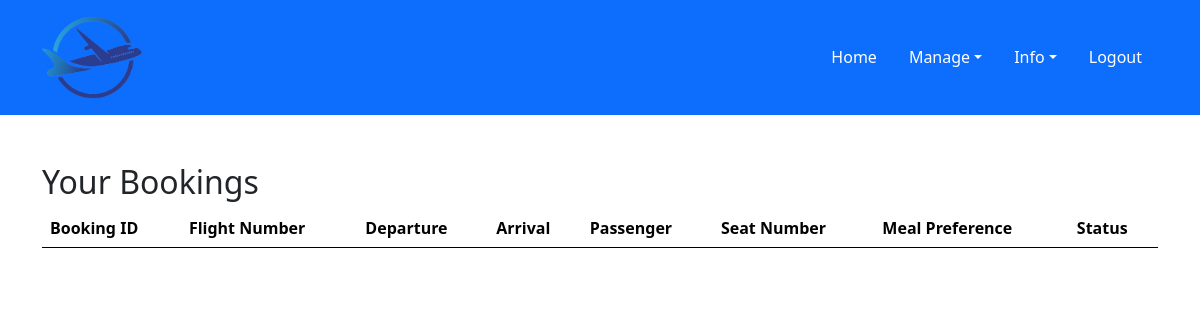
Before: /manage_bookings.php (signed in) with the older database file.
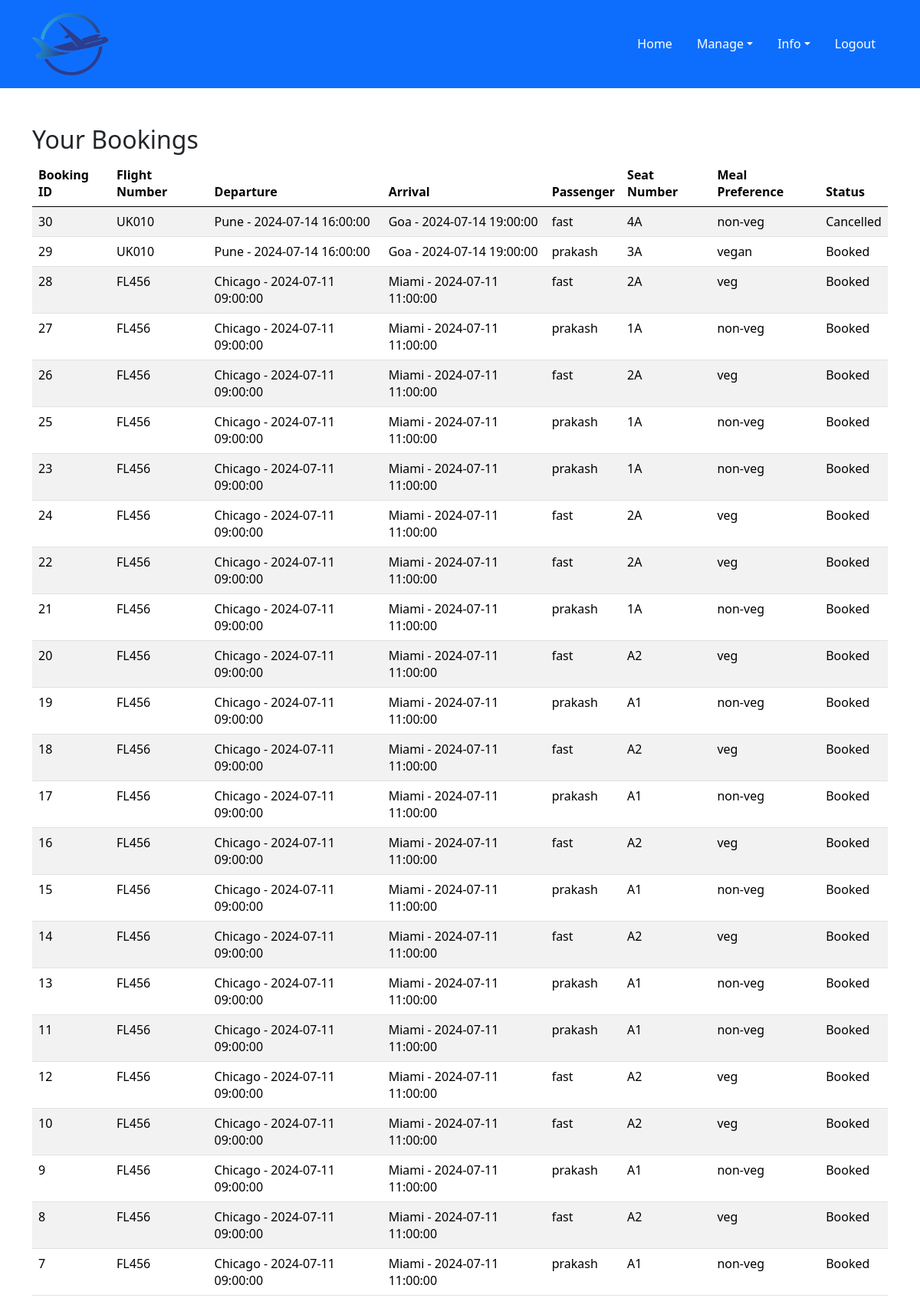
After: the same page with the newer database file.
### tables this page shows
CREATE TABLE `booking` (
  `BookingID` int(11) NOT NULL,
  `UserID` int(11) DEFAULT NULL,
  `FlightID` int(11) DEFAULT NULL,
  `SeatID` int(11) DEFAULT NULL,
  `PassengerID` int(11) DEFAULT NULL,
  `BookingTime` timestamp NOT NULL DEFAULT current_timestamp(),
  `status` enum('booked','cancelled') NOT NULL DEFAULT 'booked'
);

CREATE TABLE `flight` (
  `FlightID` int(11) NOT NULL,
  `PlaneID` int(11) DEFAULT NULL,
  `FlightNumber` varchar(20) NOT NULL,
  `DepartureTime` datetime NOT NULL,
  `ArrivalTime` datetime NOT NULL,
  `DepartureLocation` varchar(255) NOT NULL,
  `ArrivalLocation` varchar(255) NOT NULL,
  `fare` int(6) NOT NULL,
  `Duration Time` int(11) NOT NULL,
  `CabinClass` int(11) NOT NULL
);

CREATE TABLE `passenger` (
  `PassengerID` int(11) NOT NULL,
  `UserID` int(11) DEFAULT NULL,
  `Name` varchar(255) NOT NULL,
  `Age` int(11) NOT NULL,
  `AgeGroup` enum('adult','senior','child','infant') NOT NULL,
  `SeatNumber` varchar(10) NOT NULL,
  `Email` varchar(255) DEFAULT NULL,
  `PhoneNumber` varchar(15) DEFAULT NULL,
  `MealPreference` enum('none','veg','non-veg','vegan','kosher','halal') DEFAULT 'none'
);

### manage_bookings.php (the view, shortened to what this page needs)
<link href="https://cdn.jsdelivr.net/npm/bootstrap@5.0.2/dist/css/bootstrap.min.css" rel="stylesheet">
<?php
include('includes/header.php');
$userID = $_SESSION['user_id'];
$sql = "SELECT b.BookingID, f.FlightID, f.FlightNumber, f.DepartureTime, f.ArrivalTime, f.DepartureLocation, f.ArrivalLocation, p.Name AS PassengerName, p.SeatNumber, p.MealPreference, b.status
        FROM booking b
        LEFT JOIN passenger p ON b.PassengerID = p.PassengerID
        LEFT JOIN flight f ON b.FlightID = f.FlightID
        WHERE b.UserID = ?
        ORDER BY b.BookingTime DESC";
$stmt = $conn->prepare($sql);
$stmt->bind_param("i", $userID);
$stmt->execute();
$result = $stmt->get_result();
?>
<main>
    <div class="container mt-5">
        <h2>Your Bookings</h2>
        <div class="table-responsive">
            <table class="table table-striped table-hover">
                <thead>
                    <tr>
                        <th>Booking ID</th>
                        <th>Flight Number</th>
                        <th>Departure</th>
                        <th>Arrival</th>
                        <th>Passenger</th>
                        <th>Seat Number</th>
                        <th>Meal Preference</th>
                        <th>Status</th>
                    </tr>
                </thead>
                <tbody>
                    <?php while ($row = $result->fetch_assoc()) : ?>
                        <tr>
                            <td><?php echo $row['BookingID']; ?></td>
                            <td><?php echo $row['FlightNumber']; ?></td>
                            <td><?php echo $row['DepartureLocation'] . ' - ' . $row['DepartureTime']; ?></td>
                            <td><?php echo $row['ArrivalLocation'] . ' - ' . $row['ArrivalTime']; ?></td>
                            <td><?php echo $row['PassengerName']; ?></td>
                            <td><?php echo $row['SeatNumber']; ?></td>
                            <td><?php echo $row['MealPreference']; ?></td>
                            <td><?php echo ucfirst($row['status']); ?></td>
                        </tr>
                    <?php endwhile; ?>
                </tbody>
            </table>
        </div>
    </div>
</main>

### includes/header.php (shortened to what this page needs)
<?php
$is_logged_in = isset($_SESSION['user_id']);
?>
<!DOCTYPE html>
<html lang="en">
<head>
    <link href="https://cdn.jsdelivr.net/npm/bootstrap@5.3.3/dist/css/bootstrap.min.css" rel="stylesheet">
</head>
<body>
    <header class="bg-primary text-white py-3">
        <div class="container d-flex justify-content-between align-items-center">
            <div class="logo">
                <a href="https://firebasestorage.googleapis.com/v0/b/uniment-c0c23.appspot.com/o/reviewer%2Fchetana.jpg?alt=media&token=7d9c3889-76ce-4a20-b5a8-aa9efb69246f">
                    <img src="images/aviation_logo-22.png" alt="Airline Logo" class="img-fluid">
                </a>
            </div>
            <nav class="nav">
                <ul class="nav">
                    <li class="nav-item"><a href="index.php" class="nav-link text-white">Home</a></li>
                    <li class="nav-item dropdown">
                        <a class="nav-link dropdown-toggle text-white" href="#" id="manageDropdown" role="button" data-bs-toggle="dropdown" aria-expanded="false">Manage</a>
                    </li>
                    <li class="nav-item dropdown">
                        <a class="nav-link dropdown-toggle text-white" href="fees_and_charges.php" id="infoDropdown" role="button" data-bs-toggle="dropdown" aria-expanded="false">Info</a>
                    </li>
                    <?php if ($is_logged_in) : ?>
                        <li class="nav-item"><a href="logout.php" class="nav-link text-white">Logout</a></li>
                    <?php endif; ?>
                </ul>
            </nav>
        </div>
    </header>
</body>
</html>

### includes/header.php (style rules this page uses)
.logo img { max-width: 100px; }

Changed rows visible on the page:
added booking: BookingID "30", FlightID.FlightNumber "UK010", FlightID.DepartureLocation "Pune", FlightID.DepartureTime "2024-07-14 16:00:00", FlightID.ArrivalLocation "Goa", FlightID.ArrivalTime "2024-07-14 19:00:00", PassengerID.Name "fast", PassengerID.SeatNumber "4A", PassengerID.MealPreference "non-veg", status "Cancelled"
added booking: BookingID "29", FlightID.FlightNumber "UK010", FlightID.DepartureLocation "Pune", FlightID.DepartureTime "2024-07-14 16:00:00", FlightID.ArrivalLocation "Goa", FlightID.ArrivalTime "2024-07-14 19:00:00", PassengerID.Name "prakash", PassengerID.SeatNumber "3A", PassengerID.MealPreference "vegan", status "Booked"
now on this page (row edited): booking: BookingID "28", FlightID.FlightNumber "FL456", FlightID.DepartureLocation "Chicago", FlightID.DepartureTime "2024-07-11 09:00:00", FlightID.ArrivalLocation "Miami", FlightID.ArrivalTime "2024-07-11 11:00:00", PassengerID.Name "fast", PassengerID.SeatNumber "2A", PassengerID.MealPreference "veg", status "Booked"
now on this page (row edited): booking: BookingID "27", FlightID.FlightNumber "FL456", FlightID.DepartureLocation "Chicago", FlightID.DepartureTime "2024-07-11 09:00:00", FlightID.ArrivalLocation "Miami", FlightID.ArrivalTime "2024-07-11 11:00:00", PassengerID.Name "prakash", PassengerID.SeatNumber "1A", PassengerID.MealPreference "non-veg", status "Booked"
now on this page (row edited): booking: BookingID "26", FlightID.FlightNumber "FL456", FlightID.DepartureLocation "Chicago", FlightID.DepartureTime "2024-07-11 09:00:00", FlightID.ArrivalLocation "Miami", FlightID.ArrivalTime "2024-07-11 11:00:00", PassengerID.Name "fast", PassengerID.SeatNumber "2A", PassengerID.MealPreference "veg", status "Booked"
now on this page (row edited): booking: BookingID "25", FlightID.FlightNumber "FL456", FlightID.DepartureLocation "Chicago", FlightID.DepartureTime "2024-07-11 09:00:00", FlightID.ArrivalLocation "Miami", FlightID.ArrivalTime "2024-07-11 11:00:00", PassengerID.Name "prakash", PassengerID.SeatNumber "1A", PassengerID.MealPreference "non-veg", status "Booked"
now on this page (row edited): booking: BookingID "23", FlightID.FlightNumber "FL456", FlightID.DepartureLocation "Chicago", FlightID.DepartureTime "2024-07-11 09:00:00", FlightID.ArrivalLocation "Miami", FlightID.ArrivalTime "2024-07-11 11:00:00", PassengerID.Name "prakash", PassengerID.SeatNumber "1A", PassengerID.MealPreference "non-veg", status "Booked"
now on this page (row edited): booking: BookingID "24", FlightID.FlightNumber "FL456", FlightID.DepartureLocation "Chicago", FlightID.DepartureTime "2024-07-11 09:00:00", FlightID.ArrivalLocation "Miami", FlightID.ArrivalTime "2024-07-11 11:00:00", PassengerID.Name "fast", PassengerID.SeatNumber "2A", PassengerID.MealPreference "veg", status "Booked"
now on this page (row edited): booking: BookingID "22", FlightID.FlightNumber "FL456", FlightID.DepartureLocation "Chicago", FlightID.DepartureTime "2024-07-11 09:00:00", FlightID.ArrivalLocation "Miami", FlightID.ArrivalTime "2024-07-11 11:00:00", PassengerID.Name "fast", PassengerID.SeatNumber "2A", PassengerID.MealPreference "veg", status "Booked"
now on this page (row edited): booking: BookingID "21", FlightID.FlightNumber "FL456", FlightID.DepartureLocation "Chicago", FlightID.DepartureTime "2024-07-11 09:00:00", FlightID.ArrivalLocation "Miami", FlightID.ArrivalTime "2024-07-11 11:00:00", PassengerID.Name "prakash", PassengerID.SeatNumber "1A", PassengerID.MealPreference "non-veg", status "Booked"
now on this page (row edited): booking: BookingID "20", FlightID.FlightNumber "FL456", FlightID.DepartureLocation "Chicago", FlightID.DepartureTime "2024-07-11 09:00:00", FlightID.ArrivalLocation "Miami", FlightID.ArrivalTime "2024-07-11 11:00:00", PassengerID.Name "fast", PassengerID.SeatNumber "A2", PassengerID.MealPreference "veg", status "Booked"
now on this page (row edited): booking: BookingID "19", FlightID.FlightNumber "FL456", FlightID.DepartureLocation "Chicago", FlightID.DepartureTime "2024-07-11 09:00:00", FlightID.ArrivalLocation "Miami", FlightID.ArrivalTime "2024-07-11 11:00:00", PassengerID.Name "prakash", PassengerID.SeatNumber "A1", PassengerID.MealPreference "non-veg", status "Booked"
now on this page (row edited): booking: BookingID "18", FlightID.FlightNumber "FL456", FlightID.DepartureLocation "Chicago", FlightID.DepartureTime "2024-07-11 09:00:00", FlightID.ArrivalLocation "Miami", FlightID.ArrivalTime "2024-07-11 11:00:00", PassengerID.Name "fast", PassengerID.SeatNumber "A2", PassengerID.MealPreference "veg", status "Booked"
now on this page (row edited): booking: BookingID "17", FlightID.FlightNumber "FL456", FlightID.DepartureLocation "Chicago", FlightID.DepartureTime "2024-07-11 09:00:00", FlightID.ArrivalLocation "Miami", FlightID.ArrivalTime "2024-07-11 11:00:00", PassengerID.Name "prakash", PassengerID.SeatNumber "A1", PassengerID.MealPreference "non-veg", status "Booked"
now on this page (row edited): booking: BookingID "16", FlightID.FlightNumber "FL456", FlightID.DepartureLocation "Chicago", FlightID.DepartureTime "2024-07-11 09:00:00", FlightID.ArrivalLocation "Miami", FlightID.ArrivalTime "2024-07-11 11:00:00", PassengerID.Name "fast", PassengerID.SeatNumber "A2", PassengerID.MealPreference "veg", status "Booked"
now on this page (row edited): booking: BookingID "15", FlightID.FlightNumber "FL456", FlightID.DepartureLocation "Chicago", FlightID.DepartureTime "2024-07-11 09:00:00", FlightID.ArrivalLocation "Miami", FlightID.ArrivalTime "2024-07-11 11:00:00", PassengerID.Name "prakash", PassengerID.SeatNumber "A1", PassengerID.MealPreference "non-veg", status "Booked"
now on this page (row edited): booking: BookingID "14", FlightID.FlightNumber "FL456", FlightID.DepartureLocation "Chicago", FlightID.DepartureTime "2024-07-11 09:00:00", FlightID.ArrivalLocation "Miami", FlightID.ArrivalTime "2024-07-11 11:00:00", PassengerID.Name "fast", PassengerID.SeatNumber "A2", PassengerID.MealPreference "veg", status "Booked"
now on this page (row edited): booking: BookingID "13", FlightID.FlightNumber "FL456", FlightID.DepartureLocation "Chicago", FlightID.DepartureTime "2024-07-11 09:00:00", FlightID.ArrivalLocation "Miami", FlightID.ArrivalTime "2024-07-11 11:00:00", PassengerID.Name "prakash", PassengerID.SeatNumber "A1", PassengerID.MealPreference "non-veg", status "Booked"
now on this page (row edited): booking: BookingID "11", FlightID.FlightNumber "FL456", FlightID.DepartureLocation "Chicago", FlightID.DepartureTime "2024-07-11 09:00:00", FlightID.ArrivalLocation "Miami", FlightID.ArrivalTime "2024-07-11 11:00:00", PassengerID.Name "prakash", PassengerID.SeatNumber "A1", PassengerID.MealPreference "non-veg", status "Booked"
now on this page (row edited): booking: BookingID "12", FlightID.FlightNumber "FL456", FlightID.DepartureLocation "Chicago", FlightID.DepartureTime "2024-07-11 09:00:00", FlightID.ArrivalLocation "Miami", FlightID.ArrivalTime "2024-07-11 11:00:00", PassengerID.Name "fast", PassengerID.SeatNumber "A2", PassengerID.MealPreference "veg", status "Booked"
now on this page (row edited): booking: BookingID "10", FlightID.FlightNumber "FL456", FlightID.DepartureLocation "Chicago", FlightID.DepartureTime "2024-07-11 09:00:00", FlightID.ArrivalLocation "Miami", FlightID.ArrivalTime "2024-07-11 11:00:00", PassengerID.Name "fast", PassengerID.SeatNumber "A2", PassengerID.MealPreference "veg", status "Booked"
now on this page (row edited): booking: BookingID "9", FlightID.FlightNumber "FL456", FlightID.DepartureLocation "Chicago", FlightID.DepartureTime "2024-07-11 09:00:00", FlightID.ArrivalLocation "Miami", FlightID.ArrivalTime "2024-07-11 11:00:00", PassengerID.Name "prakash", PassengerID.SeatNumber "A1", PassengerID.MealPreference "non-veg", status "Booked"
now on this page (row edited): booking: BookingID "8", FlightID.FlightNumber "FL456", FlightID.DepartureLocation "Chicago", FlightID.DepartureTime "2024-07-11 09:00:00", FlightID.ArrivalLocation "Miami", FlightID.ArrivalTime "2024-07-11 11:00:00", PassengerID.Name "fast", PassengerID.SeatNumber "A2", PassengerID.MealPreference "veg", status "Booked"
now on this page (row edited): booking: BookingID "7", FlightID.FlightNumber "FL456", FlightID.DepartureLocation "Chicago", FlightID.DepartureTime "2024-07-11 09:00:00", FlightID.ArrivalLocation "Miami", FlightID.ArrivalTime "2024-07-11 11:00:00", PassengerID.Name "prakash", PassengerID.SeatNumber "A1", PassengerID.MealPreference "non-veg", status "Booked"
